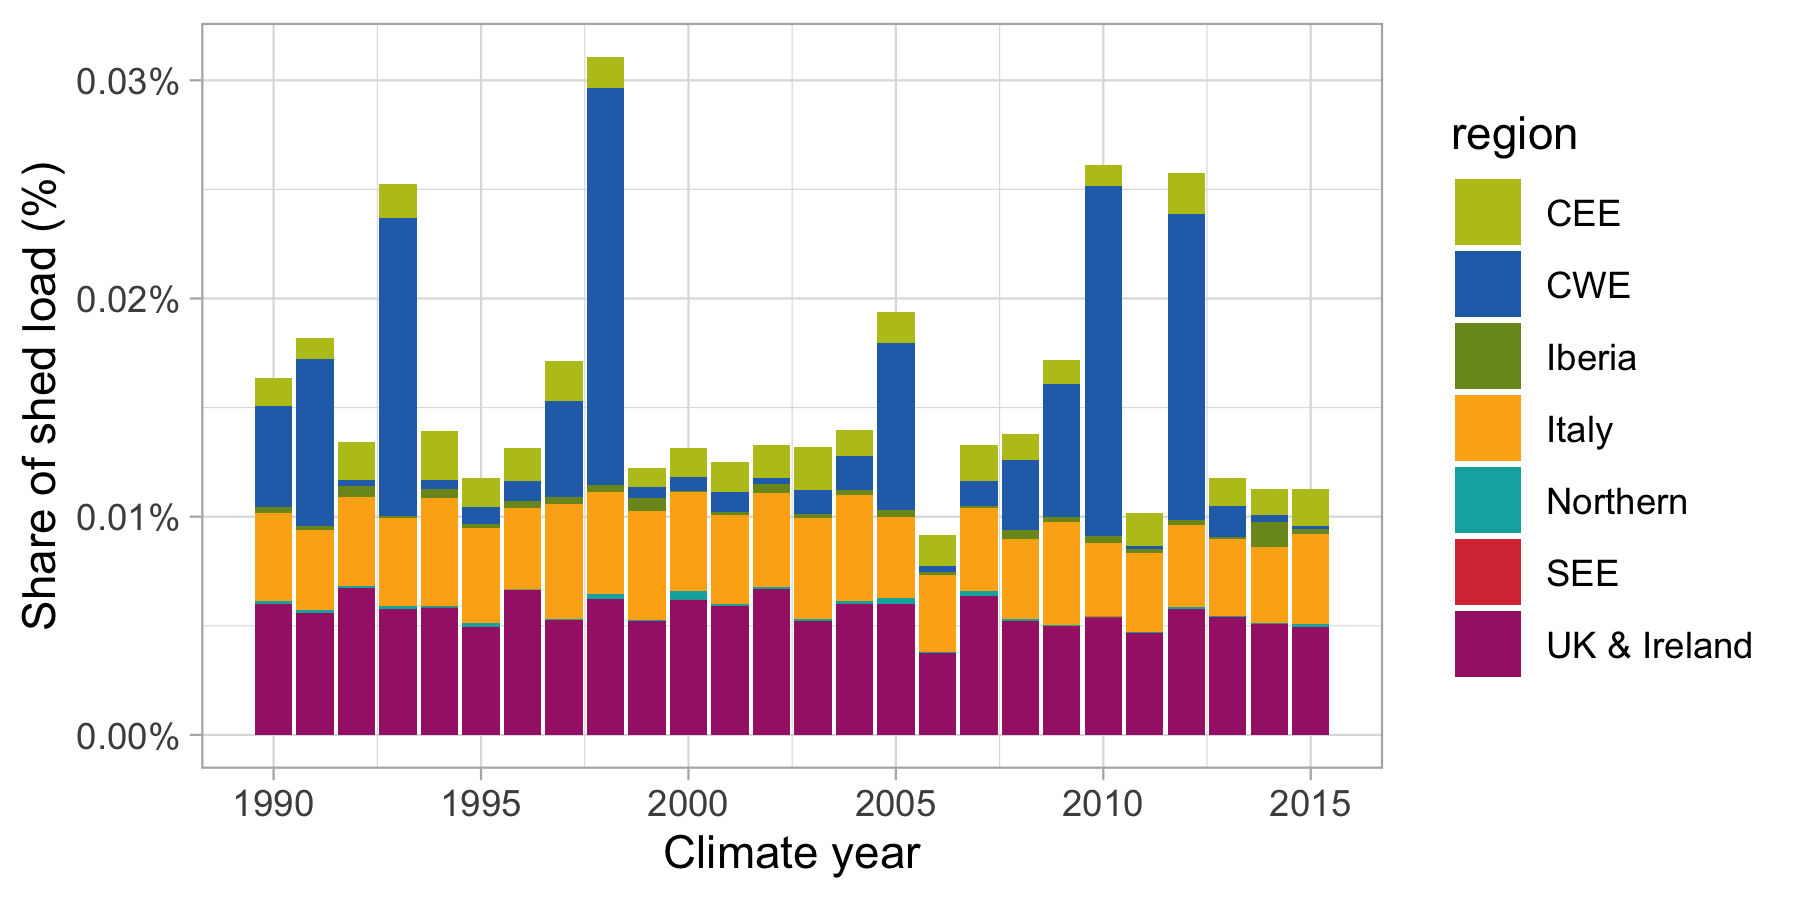

R code for this plot:
# This code has been used to generate the figures in the following report:
# De Felice, M., Busch, S., Kanellopoulos, K., Kavvadias, K. and Hidalgo Gonzalez, I.,
# Power system flexibility in a variable climate,
# ISBN 978-92-76-18183-5 (online), doi:10.2760/75312 (online)
# This code is released under Creative Commons Attribution 4.0 International (CC BY 4.0) licence
# (https://creativecommons.org/licenses/by/4.0/).

library(tidyverse)

merged <- read_csv("data_figure25.csv")

region_cmap <- c(
  Europe = "black", CWE = "#286FB7", CEE = "#B9C21F", British_Isles = "#A52576",
  `British Isles` = "#A52576", `UK & Ireland` = "#A52576", Northern = "#00AFAD",
  Iberia = "#7B9522", SEE = "#D93A43", Italy = "#FCAF17"
)

g <- ggplot(merged, aes(x = id, y = ratio, fill = region)) +
  geom_bar(stat = "identity") +
  theme_light() +
  scale_fill_manual(values = region_cmap) +
  labs(
    x = "Climate year",
    y = "Share of shed load (%)"
  ) +
  scale_x_continuous(breaks = seq(1990, 2015, 5)) +
  scale_y_continuous(labels = scales::percent_format(accuracy = 0.01))
ggsave("figure25.png", width = 6, height = 3)
